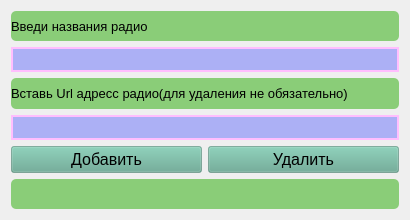
<?xml version="1.0" encoding="UTF-8"?>
<ui version="4.0">
 <class>Form</class>
 <widget class="QWidget" name="Form">
  <property name="geometry">
   <rect>
    <x>0</x>
    <y>0</y>
    <width>410</width>
    <height>220</height>
   </rect>
  </property>
  <property name="sizePolicy">
   <sizepolicy hsizetype="Fixed" vsizetype="Fixed">
    <horstretch>0</horstretch>
    <verstretch>0</verstretch>
   </sizepolicy>
  </property>
  <property name="windowTitle">
   <string>Редактирования потоков</string>
  </property>
  <property name="windowIcon">
   <iconset>
    <normaloff>For_Qtdesiner/icon_radio.svg</normaloff>For_Qtdesiner/icon_radio.svg</iconset>
  </property>
  <property name="styleSheet">
   <string notr="true">QWidget {
	background-color: qconicalgradient(cx:0.5, cy:0.5, angle:0, stop:0 rgba(35, 40, 3, 255), stop:0.16 rgba(136, 106, 22, 255), stop:0.225 rgba(166, 140, 41, 255), stop:0.285 rgba(204, 181, 74, 255), stop:0.345 rgba(235, 219, 102, 255), stop:0.415 rgba(245, 236, 112, 255), stop:0.52 rgba(209, 190, 76, 255), stop:0.57 rgba(187, 156, 51, 255), stop:0.635 rgba(168, 142, 42, 255), stop:0.695 rgba(202, 174, 68, 255), stop:0.75 rgba(218, 202, 86, 255), stop:0.815 rgba(208, 187, 73, 255), stop:0.88 rgba(187, 156, 51, 255), stop:0.935 rgba(137, 108, 26, 255), stop:1 rgba(35, 40, 3, 255))
}

QLabel {
	background-color: rgba(37, 170, 0, 0.5);
	border-radius: 5px;
}

QLineEdit {
	background-color: rgba(73, 82, 255, 0.4);
	border: 2px solid rgb(255, 190, 254);
}

QPushButton {
	background-color: rgba(96, 165, 142, 0.5)
}

QPushButton:hover {
	background-color: rgba(96, 165, 142, 0.3)
}</string>
  </property>
  <layout class="QVBoxLayout" name="verticalLayout" stretch="1,2,1,2,2,1">
   <item>
    <widget class="QLabel" name="label">
     <property name="font">
      <font>
       <pointsize>10</pointsize>
      </font>
     </property>
     <property name="text">
      <string>Введи названия радио</string>
     </property>
    </widget>
   </item>
   <item>
    <widget class="QLineEdit" name="title_radio">
     <property name="font">
      <font>
       <pointsize>12</pointsize>
      </font>
     </property>
    </widget>
   </item>
   <item>
    <widget class="QLabel" name="label_2">
     <property name="font">
      <font>
       <pointsize>10</pointsize>
      </font>
     </property>
     <property name="text">
      <string>Вставь Url адресс радио(для удаления не обязательно)</string>
     </property>
    </widget>
   </item>
   <item>
    <widget class="QLineEdit" name="url_radio">
     <property name="font">
      <font>
       <pointsize>12</pointsize>
      </font>
     </property>
    </widget>
   </item>
   <item>
    <layout class="QHBoxLayout" name="horizontalLayout">
     <item>
      <widget class="QPushButton" name="add_flow">
       <property name="font">
        <font>
         <pointsize>12</pointsize>
        </font>
       </property>
       <property name="styleSheet">
        <string notr="true"/>
       </property>
       <property name="text">
        <string>Добавить</string>
       </property>
      </widget>
     </item>
     <item>
      <widget class="QPushButton" name="del_flow">
       <property name="font">
        <font>
         <pointsize>12</pointsize>
         <weight>50</weight>
         <bold>false</bold>
        </font>
       </property>
       <property name="text">
        <string>Удалить</string>
       </property>
      </widget>
     </item>
    </layout>
   </item>
   <item>
    <widget class="QLabel" name="result">
     <property name="text">
      <string/>
     </property>
    </widget>
   </item>
  </layout>
 </widget>
 <resources/>
 <connections/>
</ui>
